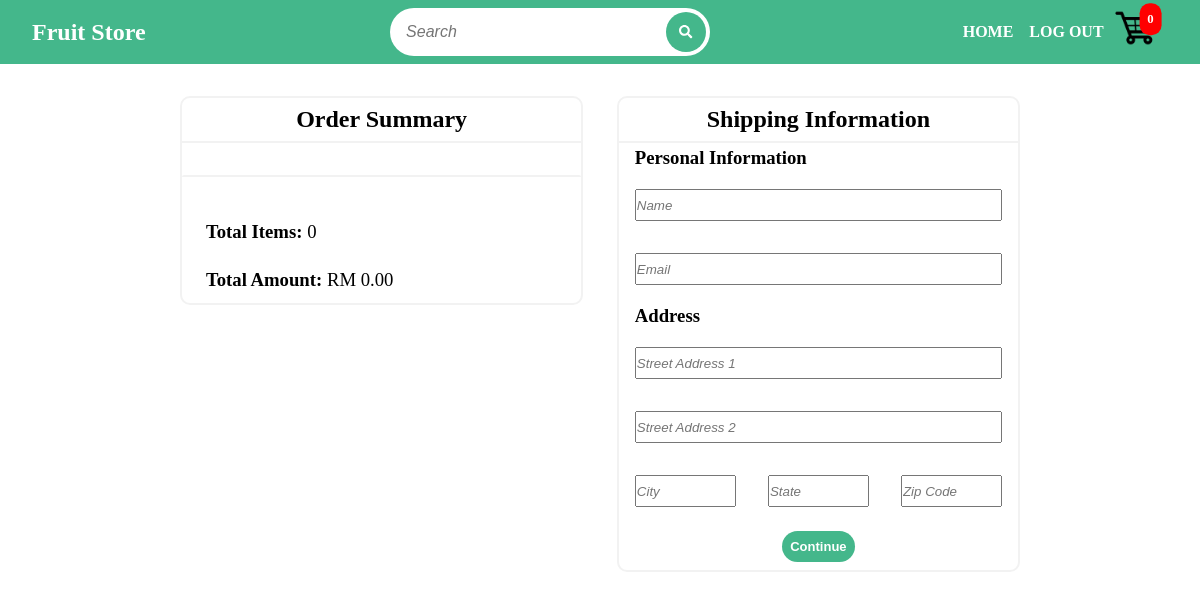
Before: /checkout/ (signed in) with the older database file.
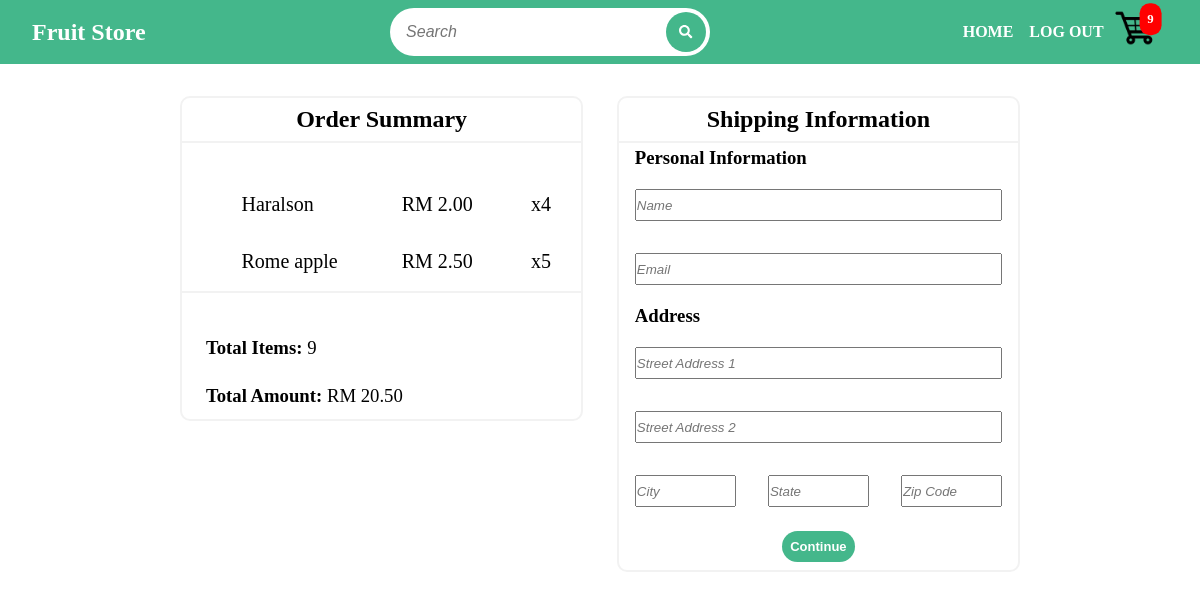
After: the same page with the newer database file.
### main/models.py (models this page shows, shortened)
class Order(models.Model):
    customer = models.ForeignKey(Customer, on_delete=models.SET_NULL, blank=True, null=True)
    date_ordered = models.DateTimeField(default=timezone.now)
    complete = models.BooleanField(default=False, null=True, blank=True)
    transaction_id = models.IntegerField(null=True)
    @property
    def get_cart_total(self):
        orderitems = self.orderitem_set.all()
        return sum([item.get_total for item in orderitems])
    def get_cart_quantity(self):
        orderitems = self.orderitem_set.all()
        return sum([item.quantity for item in orderitems])

class OrderItem(models.Model):
    product = models.ForeignKey(Product, on_delete=models.SET_NULL, blank=True, null=True)
    order = models.ForeignKey(Order, on_delete=models.SET_NULL, blank=True, null=True)
    quantity = models.IntegerField(default=0, null=True, blank=True)
    date_added = models.DateTimeField(default=timezone.now)
    @property
    def get_total(self):
        return self.product.price * self.quantity

class Product(models.Model):
    name = models.CharField(max_length=100)
    description = models.TextField()
    categories = models.ManyToManyField(Categories, blank=True)
    date_posted = models.DateTimeField(default=timezone.now)
    price = models.DecimalField(max_digits=100, decimal_places=2)
    image = models.ImageField(null=True, blank=True, upload_to='product_images')
    objects = ProductManager()
    @property
    def imageURL(self):
        from django.conf import settings
        from .utils import create_presigned_url
        try:
            url = self.image.url
            tmpkey = url.split('/')[3:]
            tmpkey[-1] = tmpkey[-1].split('?')[0]
            tmpkey = '/'.join(tmpkey)
            url = create_presigned_url(settings.AWS_STORAGE_BUCKET_NAME + '-resized', tmpkey)
        except:
            url = ''
        return url

### main/views.py (the view)
# urls.py: path('checkout/', views.checkout, name='main-checkout'),
def checkout(request):
    data = cartData(request)
    cartItems = data['cartItems']
    order = data['order']
    items = data['items']
    context = {
        'title': 'Checkout',
        'items': items,
        'order': order,
        'cartItems': cartItems
    }
    return render(request, 'main/checkout.html', context)

### main/utils.py (called while the page is built)
def cartData(request):
    if request.user.is_authenticated:
        customer, created = Customer.objects.get_or_create(email=request.user.email)
        if created:
            customer.user = request.user
            customer.name = request.user.get_full_name()
        customer.save()
        order, created = Order.objects.get_or_create(customer=customer, complete=False)
        items = order.orderitem_set.all()
        cartItems = order.get_cart_quantity()
    else:
        cookieData = cookieCart(request)
        cartItems = cookieData['cartItems']
        order = cookieData['order']
        items = cookieData['items']
    return {
        'cartItems': cartItems,
        'items': items,
        'order': order
    }

### main/templates/main/checkout.html (shortened to what this page needs)
{% extends "main/base.html" %}
{% load static %}
{% block content %}
    <div class="checkout-container content-container mrl-5">
        <div class="left-container">
            <div class="checkout-page-container order-summary" style="overflow: auto;">
                <h2>Order Summary</h2>
                <table>
                    {% for item in items %}
                        <tr>
                            <td>
                                <div class="checkout-product-img">
                                </div>
                            </td>
                            <td>{{ item.product.name }}</td>
                            <td><span>RM </span><span>{{ item.product.price }}</span></td>
                            <td><span>x</span><span>{{ item.quantity }}</span></td>
                        </tr>
                    {% endfor %}
                </table>
                <div class="order-summary-footer">
                    <div class="order-summary-details">
                        <h3>Total Items: <span style="font-weight: normal;">{{ order.get_cart_quantity }}</span></h3>
                        <br>
                        <h3>Total Amount: <span style="font-weight: normal;">RM <span>{{ order.get_cart_total|floatformat:2 }}</span></span></h3>
                    </div>
                </div>
            </div>
        </div>
        <div class="right-container">
            <div class="checkout-page-container shipping-info">
                <form class="shipping-checkout" method="POST" action="">
                    <h2>Shipping Information</h2>
                    <div class="personal-info">
                        <h3>Personal Information</h3>
                        <div class="personal-info-field">
                            <input required type="text" placeholder="Name" name="name">
                            <input required type="email" placeholder="Email" name="email">
                        </div>
                    </div>
                    <div class="address-info">
                        <h3>Address</h3>
                        <div class="address-info-field">
                            <input required class="address" type="text" placeholder="Street Address 1" name="address1">
                            <input class="address" type="text" placeholder="Street Address 2" name="address2">
                            <div class="address-second-part-info">
                                <input required  type="text" placeholder="City" name="city">
                                <input required  type="text" placeholder="State" name="state">
                                <input required  type="number" placeholder="Zip Code" name="zipcode">
                            </div>
                        </div>
                    </div>
                    <div class="confirmation-btn">
                        <button id="green-btn" class="shipping-info-confirmation" type="submit">Continue</button>
                    </div>
                </form>
            </div>
            <br>
        </div>
    </div>
{% endblock content %}

### main/templates/main/base.html (shortened to what this page needs)
{% load static %}
<!DOCTYPE html>
<html lang="en">
<head>
    <link rel="stylesheet" href="{% static '/main/main.css' %}">
</head>
<body>
    <header class="navbar">
        <a class="logo" href="{% url 'main-home' %}">Fruit Store</a>
        <form method="GET" action="{% url 'main-home' %}" class="search-bar inline">
            <input class="search-txt inline" type="search" placeholder="Search" name="q">
            <button type="submit" class="search-btn inline"><i class="fas fa-search"></i></button>
        </form>
        <div id="nav-right">
            <ul class="nav-links">
                <li class="pd1 inline"><a class="navbar-font" href="{% url 'main-home' %}">Home</a></li>
                {% if user.is_authenticated %}
                    <li class="pd1 inline"><a class="navbar-font" href="{% url 'main-logout' %}">Log Out</a></li>
                {% else %}
                    <li class="pd1 inline"><a class="navbar-font" href="{% url 'main-login' %}">Log In</a></li>
                    <li class="pd1 inline"><a class="navbar-font" href="{% url 'main-signup' %}">Sign Up</a></li>
                {% endif %}
            </ul>
            <div class="cartlogo">
                <a id="cart" class="navbar-font" href="{% url 'main-cart' %}">
                    <img class="cart-image" src="{% static '/images/shopping-cart.png' %}" alt="Shopping Cart">
                    <div class="cart-number inline">{{ cartItems }}</div>
                </a>
            </div>
        </div>
    </header>
    {% block content %}{% endblock %}
</body>
</html>

### main/static/main/main.css (style rules this page uses)
* { margin: 0; padding: 0; box-sizing: border-box; list-style-type: none; text-decoration: none; }
.navbar { display: flex; justify-content: space-between; align-items: center; position: sticky; position: -webkit-sticky; top: 0; background: rgb(68, 183, 139); height: 4rem; z-index: 1; }
.navbar .logo { font-size: 1.5rem; margin-left: 2rem; color: white; font-weight: bolder; }
#nav-right { margin-right: 1rem; display: flex; align-items: center; }
.nav-links { display: flex; align-items: center; }
.navbar-font { color: white; text-transform: uppercase; font-size: 1rem; font-weight: bold; vertical-align: middle; line-height: 2rem; transition: all 0.3s; }
.pd1 { padding: 0.5rem; cursor: pointer; }
.cartlogo { line-height: 4rem; }
.cart-image { transition: all 0.3s; width: 50px; height: 50px; }
.cart-number { font-size: 0.8rem; transform: translate(-100%, 10%); float: right; color: white; background: red; padding: 0rem 0.5rem; border-radius: 10px; transition: all 0.3s; }
.search-bar { top: 0.5rem; background: white; width: 20rem; height: 3rem; border-radius: 30px; transition: all 0.3s; }
.search-btn { transform: translate(-10%, 10%); color: white; float: right; width: 40px; height: 40px; background: rgb(68, 183, 139); border: transparent; border-radius: 50%; display: flex; justify-content: center; align-items: center; padding: 1.2rem; transition: all 0.3s; cursor: pointer; outline: none; }
.search-txt { width: 15rem; border: none; background: none; outline: none; float: left; font-size: 1rem; line-height: 3rem; margin-left: 1rem; }
.content-container { margin-top: 2rem; margin-left: 2rem; margin-right: 2rem; border: none; }
.mrl-5 { margin-right: 15%; margin-left: 15%; }
.cart-table th, td { padding: 1rem; }
input[type=number] { -moz-appearance: textfield; }
.checkout-container { display: flex; justify-content: space-between; flex-flow: row wrap; }
.left-container { flex: 48%; max-width: 48%; width: 100%; position: relative; }
.right-container { flex: 48%; max-width: 48%; width: 100%; position: relative; }
.checkout-page-container { border: 2px solid rgb(242, 242, 242); border-radius: 10px; }
.checkout-page-container h2 { text-align: center; padding: 0.5rem; border-bottom: 2px solid rgb(242, 242, 242); }
.checkout-page-container h3 { margin-left: 1rem; margin-top: 0.25rem; margin-bottom: 0.25rem; text-align: left; }
.checkout-page-container .confirmation-btn { display: flex; justify-content: center; align-items: center; }
.personal-info-field { display: flex; flex-wrap: wrap; }
.address-info-field { display: flex; flex-wrap: wrap; justify-content: space-between; }
.right-container input { flex: 100%; margin: 1rem; height: 2rem; width: 100%; }
.personal-info-field input { flex: 100%; max-width: 100%; }
.address-second-part-info { width: 100%; display: flex; flex-wrap: wrap; justify-content: space-between; }
.address-second-part-info input { flex: 25%; width: 25%; max-width: 100%; }
.order-summary .checkout-product-img { position: relative; text-align: center; }
.order-summary table { border-bottom: 2px solid rgb(242, 242, 242); margin: 2rem 0; font-size: 1.25rem; width: 100%; min-width: 75%; border-radius: 10px 10px 0 0; overflow: hidden; }
.order-summary-footer { width: 100%; }
.order-summary .order-summary-footer .order-summary-details { display: inline-block; margin: 0.5rem; }
#green-btn { padding: 0.5rem; font-size: small; font-weight: bold; color: white; background: rgb(68, 183, 139); border: transparent; outline: none; border-radius: 30px; cursor: pointer; margin: 0.5rem; transition: all 0.3s; }

Changed rows visible on the page:
removed Order: get_cart_quantity "0", get_cart_total "0.00"
added OrderItem: product.name "Haralson", product.price "2.00", quantity "4"
added OrderItem: product.name "Rome apple", product.price "2.50", quantity "5"
added Order: get_cart_quantity "9", get_cart_total "20.50"
Other visible differences:
{{ cartItems }}: "0" → "9"
